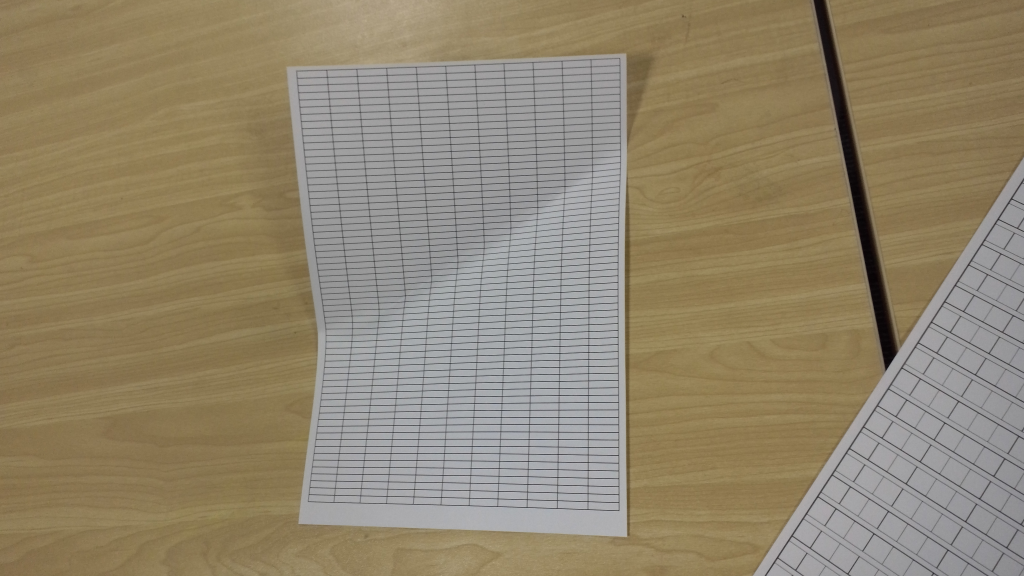
#> input picture p6.jpg, 4096 x 2304 px (shown at 1/4 size)
$ python a.py
#> lines starting #> are read from the running program, lines starting #| are printed output that depends on the picture; after the words box and inside, x2 and y2 are one past the last pixel; in counts of white or black regions, pixels touching at a corner belong together; long printed decimals are rounded
from skimage import io
from skimage import data,segmentation
from skimage.segmentation import mark_boundaries
import cv2
import matplotlib.pyplot as plt
from skimage.filters import threshold_multiotsu
from skimage import img_as_ubyte
from skimage import measure,draw
from skimage.filters import roberts, sobel, scharr, prewitt
import numpy as np

img = io.imread('p6.jpg')
#> img is the input picture: shape (2304, 4096, 3); mean R, G, B 145, 133, 109.2
h,w,t = img.shape
#> h = 2304; w = 4096; t = 3
img_s = cv2.resize(img,(w//3,h//3))
gray_image = cv2.cvtColor(img_s, cv2.COLOR_BGR2GRAY)
img_z = np.zeros(gray_image.shape)
w,h = img_z.shape
#> w = 768; h = 1365
#print(type(img_z[0,0,0]),type(img_s[0,0,0]))
hsv = cv2.cvtColor(img_s,cv2.COLOR_RGB2HSV_FULL)
#> hsv: shape (768, 1365, 3); mean H, S, V 63.1, 68.2, 145.9
gray_image = cv2.cvtColor(hsv, cv2.COLOR_BGR2GRAY)
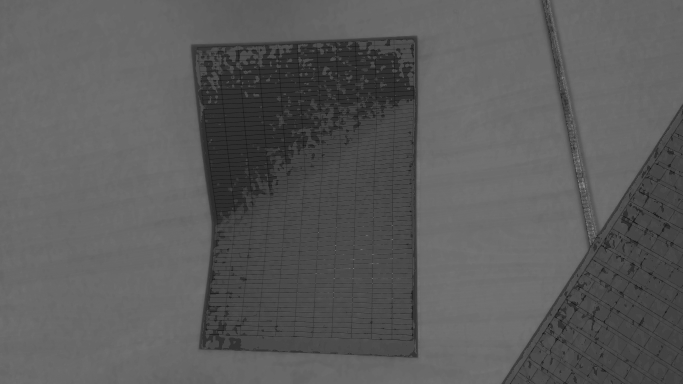
#> gray_image: shape (768, 1365) (shown at 1/2 size); min 7, max 170, mean 90.8
# [4 lines of commented-out code are left out]
thresholds = threshold_multiotsu(gray_image, classes=3)
#> thresholds = [59, 89]
binary = np.digitize(gray_image, bins=thresholds)
#> binary: shape (768, 1365) int64; 3 distinct labels, from 0 to 2

binary = img_as_ubyte(binary)
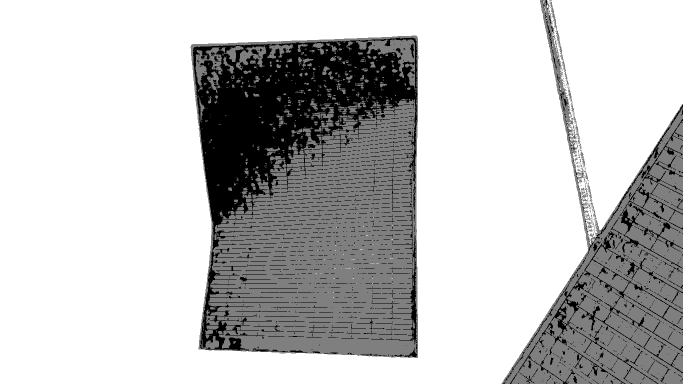
#> binary: shape (768, 1365) (shown at 1/2 size); min 0, max 2, mean 1.53; drawn with min black and max white
hist = cv2.calcHist([gray_image], [0], None, [256], [0, 256])
#> hist = 256 values, max 104268 at index 106, min 0 at index 0, mean 4095
i=4
labels = segmentation.slic(img_s,n_segments = i)
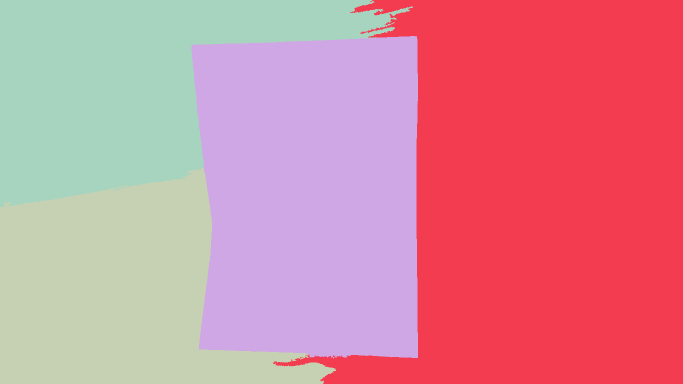
#> labels: shape (768, 1365) int64 (shown at 1/2 size); 4 distinct labels, from 1 to 4; one colour per label, 0 black
labels = np.uint8(labels)
ro = roberts(gray_image)
#plt.imshow(gray_image)
#plt.title("2 parts")
#plt.show()
print(labels,type(labels[0,0]))
#> (printed output is left out)
print(gray_image,type(gray_image[0,0]),'type')
#> (printed output is left out)
thresh = cv2.Canny(gray_image, 0, 100)
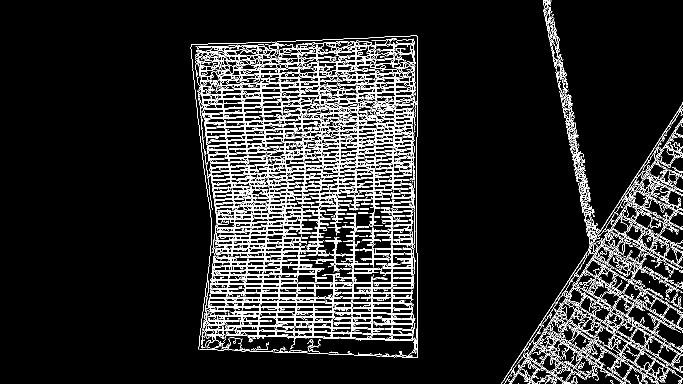
#> thresh: shape (768, 1365) (shown at 1/2 size); 9.5% white in thin lines or dots, all inside (x1, y1, x2, y2) = (381, 0, 1365, 768)
print(thresh,type(thresh[0,0]))
#> (printed output is left out)
plt.imshow(thresh,'gray')
plt.title('t')
plt.show()
contours, hierarchy = cv2.findContours(thresh, cv2.RETR_TREE, cv2.CHAIN_APPROX_NONE)
#> contours = 3899 contours, 2865 with area under 20; largest, box (x1, y1, x2, y2) and area: (391, 77, 832, 699) 165604, (1016, 509, 1365, 768) 13512, (1226, 592, 1355, 729) 5860, (1003, 204, 1365, 768) 4362, (642, 182, 826, 250) 3807
best_hull = contours[0]
#> best_hull = [[1109, 767], [1110, 767], [1111, 767], [1110, 767]]
for cnt in contours:
    if cv2.arcLength(cnt,True)>cv2.arcLength(best_hull,True):
        best_hull = cnt
#> this loop made 3899 passes
#> cnt on passes 1, 2, 4: [[1109, 767], [1110, 767], [1111, 767], [1110, 767]], [[1036, 767], [1037, 767]], [[1056, 766], [1055, 767], [1056, 767]]
#> after the loop, best_hull = contour of 26601 points, box (x1, y1, x2, y2) (391, 77, 832, 699), area 165604
cv2.polylines(img_s, [best_hull, ], True, (0, 0, 255), 2)  # red
#> img_s: shape (768, 1365, 3); mean R, G, B 137.6, 125.6, 114.5
v0 = best_hull[0][0]
#> v0 = [783, 77]
v1 = best_hull[1][0]
#> v1 = [782, 78]
s = []
def cal_theta(V0,V1,V2):
    A = np.dot(np.array(V1)-np.array(V0),np.array(V2)-np.array(V1))
    B = np.linalg.norm(np.array(V1)-np.array(V0))*np.linalg.norm(np.array(V2)-np.array(V1))
    return A/B
for i in range(2,len(best_hull)):
    x,y = best_hull[i][0]
    theta = cal_theta(v0,v1,(x,y))
    img_s[y,x,:]=(0,255,255)
    if abs(theta)<0.8:
        img_s[y,x,:]=(0,255,0)
        img_s[v0[1],v0[0],:]=(122,0,0)
        img_s[v1[1],v1[0],:]=(255,100,0)
    s=s+[theta]

    print('x,y,t',x,y,theta,i,np.arccos(theta))
    v0 = v1.copy()
    v1 = [x,y]
#> this loop made 26599 passes
#> (x, y, A in cal_theta, B in cal_theta, theta, v0) on passes 10 to 12: (772, 79, 1, 1.41, 0.707, [773, 78]), (771, 80, 2, 2, 1, [772, 79]), (770, 80, 1, 1.41, 0.707, [771, 80])
#| x,y,t 781 78 0.7071 2 0.7854
#| x,y,t 780 78 1.0 3 0.0
#| x,y,t 779 79 0.7071 4 0.7854
#| x,y,t 778 79 0.7071 5 0.7854
#| x,y,t 777 78 0.7071 6 0.7854
#| x,y,t 776 78 0.7071 7 0.7854
#| x,y,t 775 79 0.7071 8 0.7854
#| x,y,t 774 78 0.0 9 1.571
#> (further printed lines are left out)
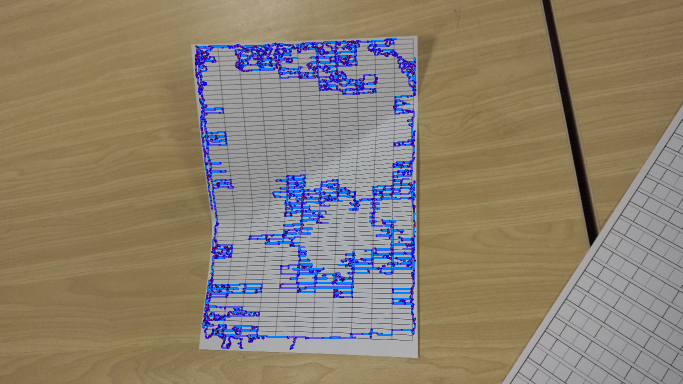
#> img_s: shape (768, 1365, 3) (shown at 1/2 size); mean R, G, B 138.8, 128.3, 112.1
#> after the loop, s = 26599 items

#cv2.imshow('gray',labels)
gray_image = cv2.cvtColor(img_s, cv2.COLOR_BGR2GRAY)
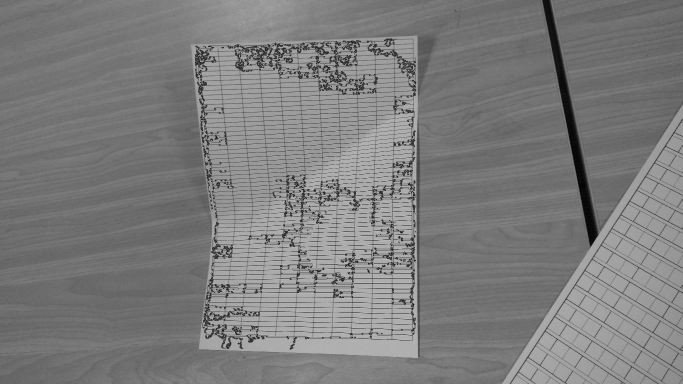
#> gray_image: shape (768, 1365) (shown at 1/2 size); min 2, max 226, mean 124.7
gray_image = np.float32(gray_image)
corners = cv2.goodFeaturesToTrack(gray_image,6,0.2,10)
#> corners = [[716, 524], [659, 389], [674, 561], [830, 463], [627, 576], [657, 372]]
corners = np.int0(corners)
dst = cv2.cornerHarris(gray_image, 2, 9, 0.04)
dst = cv2.dilate(dst, None)
cv2.imshow('dst', dst)
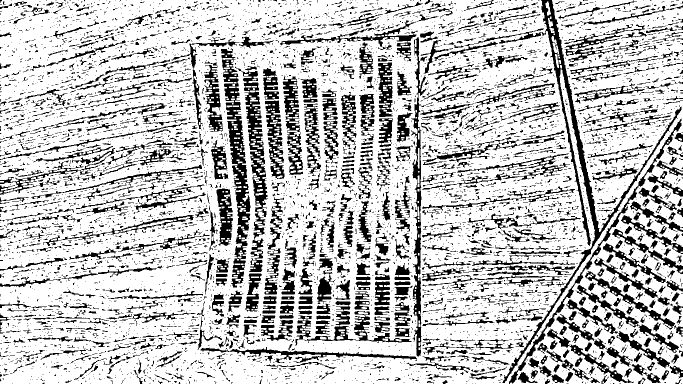
#> window 'dst': shape (768, 1365) (shown at 1/2 size); 75.8% white; 6008 black regions (4983 under 20 px), largest, box (x1, y1, x2, y2) and area: (869, 0, 1363, 766) 12298, (442, 97, 501, 575) 8829, (470, 132, 536, 544) 6880
#img_s[dst > 0.01 * dst.max()] = [0, 0, 255]
for i in corners:
    x,y = i.ravel()
    cv2.circle(img_s,(x,y),4,255,-1)
#> this loop made 6 passes
#> img_s: shape (768, 1365, 3); 0.03% of pixels changed, all inside (x1, y1, x2, y2) = (623, 368, 835, 581)
# [10 lines of commented-out code are left out]

plt.imshow(img_s)
plt.title('$p$'+str(len(contours)))
plt.show()

plt.axis('off')
plt.show()

$ run again, with p2.jpg copied over p6.jpg
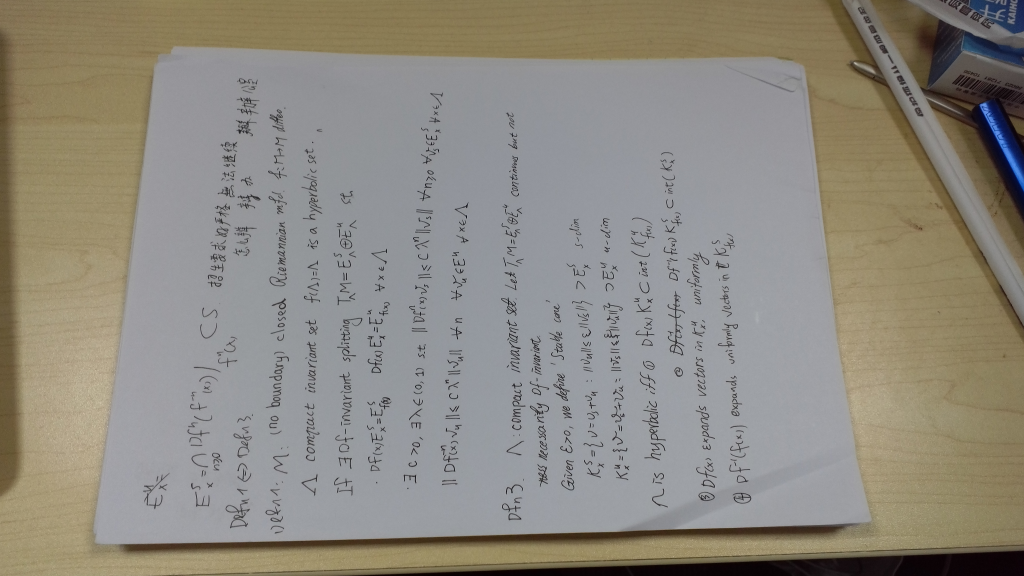
#> input picture p2.jpg, 4096 x 2304 px (shown at 1/4 size)
#> img is the input picture: shape (2304, 4096, 3); mean R, G, B 141.8, 137.6, 128.1
#> hsv: shape (768, 1365, 3); mean H, S, V 107.1, 43.8, 146.1
#> thresholds = [83, 123]
#> hist = 256 values, max 108669 at index 74, min 0 at index 0, mean 4095
#> (printed output is left out)
#> (printed output is left out)
#> `thresh = cv2.Canny(gray_image, 0, 100)`:
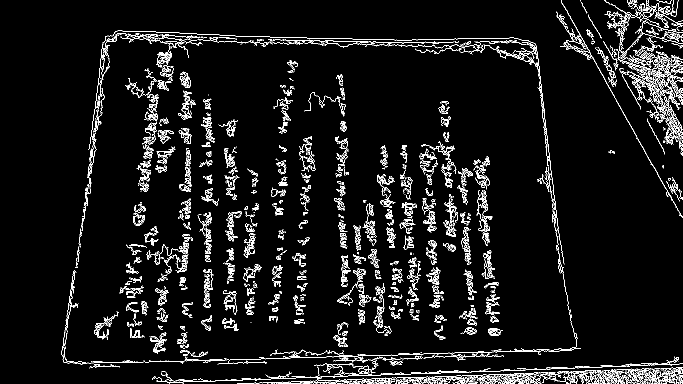
#> thresh: shape (768, 1365) (shown at 1/2 size); 5.6% white in thin lines or dots
#> (printed output is left out)
#> contours = 2709 contours, 2279 with area under 20; largest, box (x1, y1, x2, y2) and area: (305, 713, 1365, 768) 620, (830, 89, 1072, 133) 350, (675, 745, 1096, 768) 321, (266, 425, 290, 452) 310, (1204, 737, 1287, 768) 270
#> `best_hull = contours[0]`: best_hull = [[1301, 767], [1302, 767], [1303, 767], [1302, 767]]
#> the loop `for cnt in contours:` made 2709 passes
#> cnt on passes 1 to 3: [[1301, 767], [1302, 767], [1303, 767], [1302, 767]], [[1278, 767], [1279, 767]], [[1272, 767]]
#> after the loop `for cnt in contours:`: best_hull = contour of 4367 points, box (x1, y1, x2, y2) (305, 713, 1365, 768), area 620
#> `v0 = best_hull[0][0]`: v0 = [725, 713]
#> `v1 = best_hull[1][0]`: v1 = [725, 714]
#> the loop `for i in range(2,len(best_hull)):` made 4365 passes
#> (x, y, A in cal_theta, B in cal_theta, theta, v0) on passes 15 to 17: (717, 714, -1, 1, -1, [716, 714]), (718, 714, 1, 1, 1, [717, 714]), (719, 714, 1, 1, 1, [718, 714])
#> (printed output is left out)
#> after the loop `for i in range(2,len(best_hull)):`: s = 4365 values, max 1 at index 0, min -1 at index 8, mean 0.803
#> corners = [[717, 714], [930, 744], [839, 747], [896, 745], [770, 749], [903, 492]]
#> `cv2.imshow('dst', dst)`:
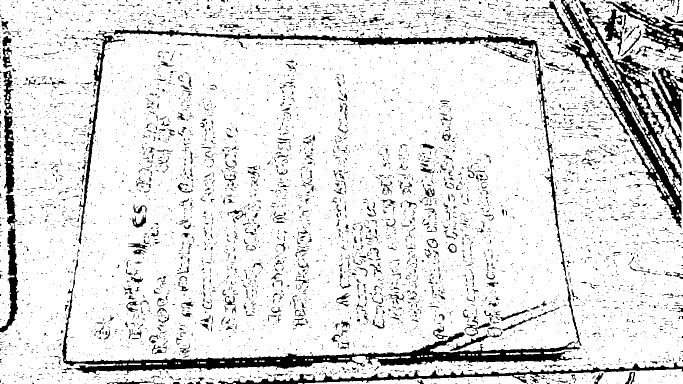
#> window 'dst': shape (768, 1365) (shown at 1/2 size); 87.8% white; 6000 black regions (5395 under 20 px), largest, box (x1, y1, x2, y2) and area: (124, 517, 1161, 750) 20447, (1121, 0, 1363, 457) 20296, (157, 51, 1163, 692) 13989
#> the loop `for i in corners:` made 6 passes

$ run again, with p3.jpg copied over p6.jpg
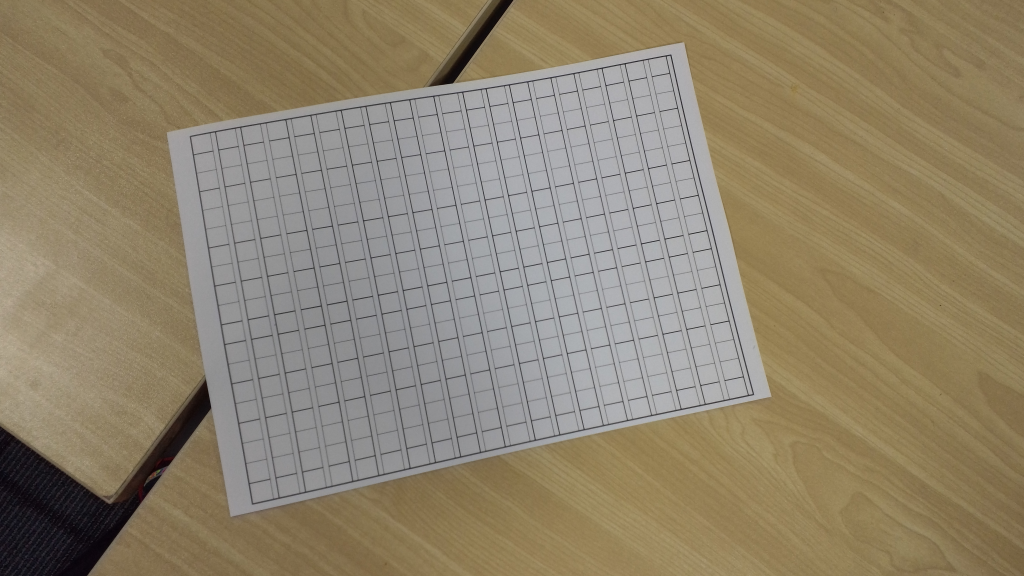
#> input picture p3.jpg, 4096 x 2304 px (shown at 1/4 size)
#> img is the input picture: shape (2304, 4096, 3); mean R, G, B 143, 131.4, 109.1
#> hsv: shape (768, 1365, 3); mean H, S, V 66.1, 66, 143.9
#> thresholds = [59, 88]
#> hist = 256 values, max 52474 at index 109, min 0 at index 0, mean 4095
#> (printed output is left out)
#> (printed output is left out)
#> `thresh = cv2.Canny(gray_image, 0, 100)`:
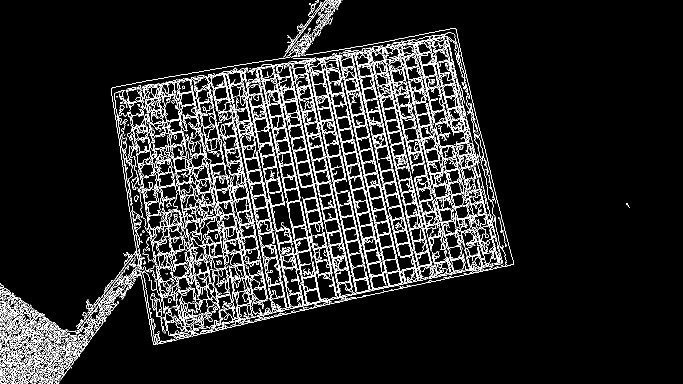
#> thresh: shape (768, 1365) (shown at 1/2 size); 8.6% white in thin lines or dots
#> (printed output is left out)
#> contours = 4104 contours, 3496 with area under 20; largest, box (x1, y1, x2, y2) and area: (323, 90, 983, 660) 168004, (546, 118, 767, 602) 29922, (795, 71, 974, 415) 16012, (694, 124, 848, 544) 14268, (399, 202, 512, 484) 11942
#> `best_hull = contours[0]`: best_hull = [[49, 767]]
#> the loop `for cnt in contours:` made 4104 passes
#> best_hull on passes 3, 5: [[109, 766], [108, 767], [109, 767]], [[52, 766], [51, 767], [52, 766], [53, 767]]
#> after the loop `for cnt in contours:`: best_hull = contour of 23273 points, box (x1, y1, x2, y2) (323, 90, 983, 660), area 168004
#> `v0 = best_hull[0][0]`: v0 = [763, 90]
#> `v1 = best_hull[1][0]`: v1 = [764, 91]
#> the loop `for i in range(2,len(best_hull)):` made 23271 passes
#> (x, y, A in cal_theta, B in cal_theta, theta, v0) on passes 14 to 16: (755, 99, 1, 1.41, 0.707, [756, 98]), (754, 99, 1, 1.41, 0.707, [755, 99]), (753, 99, 1, 1, 1, [754, 99])
#> (printed output is left out)
#> after the loop `for i in range(2,len(best_hull)):`: s = 23271 items
#> corners = [[471, 221], [827, 214], [486, 245], [833, 85], [819, 192], [851, 333]]
#> `cv2.imshow('dst', dst)`:
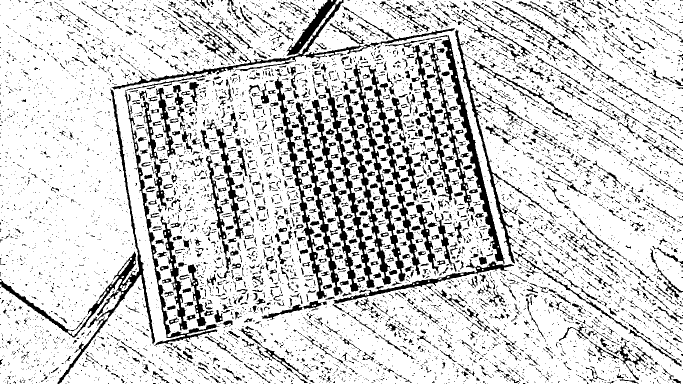
#> window 'dst': shape (768, 1365) (shown at 1/2 size); 81.8% white; 7525 black regions (6278 under 20 px), largest, box (x1, y1, x2, y2) and area: (0, 177, 310, 768) 8162, (223, 0, 910, 179) 8039, (770, 70, 1010, 528) 6150
#> the loop `for i in corners:` made 6 passes

$ run again, with p4.jpg copied over p6.jpg
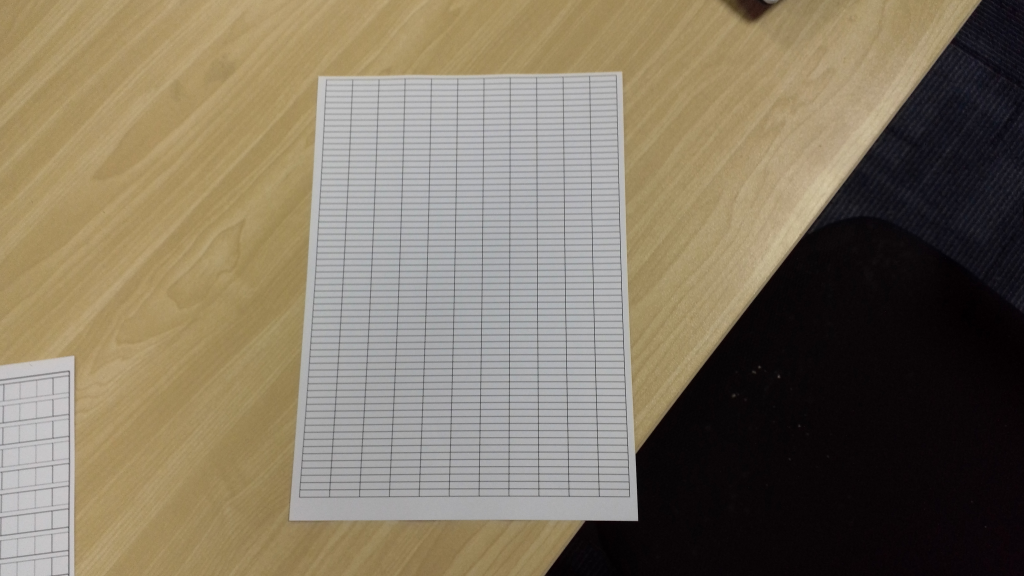
#> input picture p4.jpg, 4096 x 2304 px (shown at 1/4 size)
#> img is the input picture: shape (2304, 4096, 3); mean R, G, B 127.9, 117, 97.5
#> hsv: shape (768, 1365, 3); mean H, S, V 104.3, 75.4, 128.8
#> thresholds = [66, 94]
#> hist = 256 values, max 59833 at index 113, min 0 at index 13, mean 4095
#> (printed output is left out)
#> (printed output is left out)
#> thresh: shape (768, 1365); 15.8% white in thin lines or dots
#> (printed output is left out)
#> contours = 7536 contours, 6203 with area under 20; largest, box (x1, y1, x2, y2) and area: (384, 95, 868, 695) 189334, (935, 103, 1365, 510) 13909, (390, 580, 488, 695) 5958, (925, 394, 1091, 726) 4670, (430, 583, 549, 655) 4004
#> `best_hull = contours[0]`: best_hull = [[1347, 767]]
#> the loop `for cnt in contours:` made 7536 passes
#> best_hull on passes 2, 4: [[1278, 767], [1279, 767]], [[1189, 767], [1190, 767], [1191, 767], [1190, 767]]
#> after the loop `for cnt in contours:`: best_hull = contour of 26338 points, box (x1, y1, x2, y2) (384, 95, 868, 695), area 189334
#> `v0 = best_hull[0][0]`: v0 = [816, 95]
#> `v1 = best_hull[1][0]`: v1 = [815, 96]
#> the loop `for i in range(2,len(best_hull)):` made 26336 passes
#> (x, y, A in cal_theta, B in cal_theta, theta, v0) on passes 19 to 21: (796, 96, 1, 1, 1, [797, 96]), (795, 96, 1, 1, 1, [796, 96]), (794, 96, 1, 1, 1, [795, 96])
#> (printed output is left out)
#> after the loop `for i in range(2,len(best_hull)):`: s = 26336 items
#> corners = [[477, 109], [469, 195], [868, 585], [472, 135], [712, 134], [809, 524]]
#> `cv2.imshow('dst', dst)`:
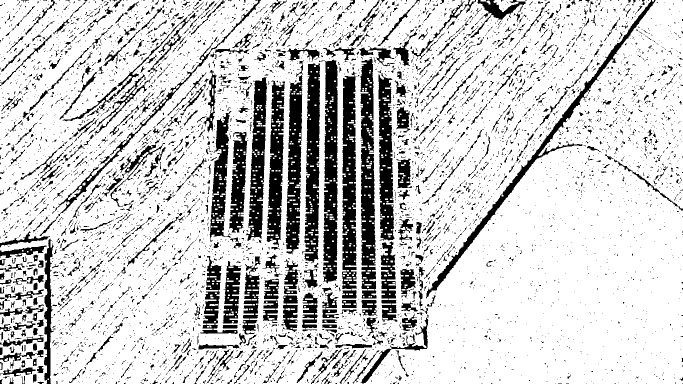
#> window 'dst': shape (768, 1365) (shown at 1/2 size); 80.3% white; 6383 black regions (5598 under 20 px), largest, box (x1, y1, x2, y2) and area: (721, 114, 753, 597) 10711, (638, 119, 676, 567) 10243, (684, 143, 713, 597) 10175
#> the loop `for i in corners:` made 6 passes
